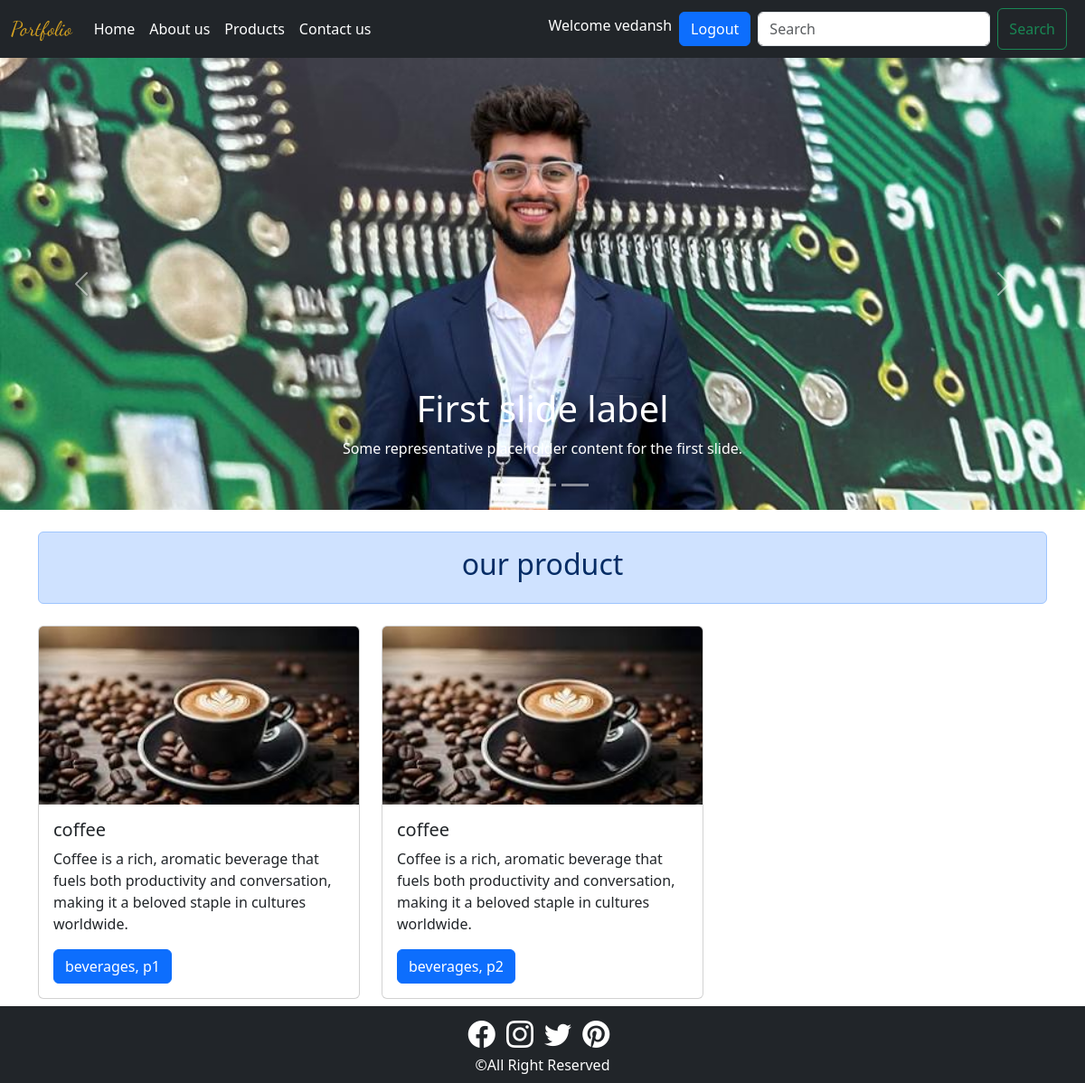
The app's page / (signed in) with its own data.
### test1/models.py (models this page shows)
class Product(models.Model):
    product_id= models.CharField(max_length=30,unique=True)
    product_name = models.CharField(max_length=30)
    product_description = models.CharField(max_length=400)
    product_category = models.CharField(max_length=100)
    product_img = models.ImageField(upload_to='image/')
    def __str__(self):
        return self.product_id

### test1/views.py (the view)
# urls.py: 2. Add a URL to urlpatterns:  path('', views.home, name='home')
def home(request):
    product_info=Product.objects.all()
    print(product_info)
    return render(request, 'test1/home.htm',{'product_info':product_info})

### test1/templates/test1/home.htm (shortened to what this page needs)
{% load static %}
<!DOCTYPE html>
<html lang="en">
<head>
    <link href="https://cdn.jsdelivr.net/npm/bootstrap@5.3.3/dist/css/bootstrap.min.css" rel="stylesheet">
</head>
<body>
    {% include 'test1/navbar.htm'%}
    <div id="carouselExampleCaptions" class="carousel slide" data-bs-ride="carosuel">
        <div class="carousel-indicators">
          <button type="button" data-bs-target="#carouselExampleCaptions" data-bs-slide-to="0" class="active" aria-current="true" aria-label="Slide 1"></button>
          <button type="button" data-bs-target="#carouselExampleCaptions" data-bs-slide-to="1" aria-label="Slide 2"></button>
          <button type="button" data-bs-target="#carouselExampleCaptions" data-bs-slide-to="2" aria-label="Slide 3"></button>
        </div>
        <div class="carousel-inner">
          <div class="carousel-item active" data-bs-interval="3000">
            <img src="{% static 'test1/image1.jpg' %}"class="d-block w-100" alt="image1" style="object-fit: cover; height: 500px;">
            <div class="carousel-caption ">
              <h1>First slide label</h1>
              <p>Some representative placeholder content for the first slide.</p>
            </div>
          </div>
        </div>
        <button class="carousel-control-prev" type="button" data-bs-target="#carouselExampleCaptions" data-bs-slide="prev">
          <span class="carousel-control-prev-icon" aria-hidden="true"></span>
        </button>
        <button class="carousel-control-next" type="button" data-bs-target="#carouselExampleCaptions" data-bs-slide="next">
          <span class="carousel-control-next-icon" aria-hidden="true"></span>
        </button>
      </div>
     <div class="container mt-4">
        <div class="alert alert-primary text-center">
            <h2>our product</h2>
        </div>
        <div class="row">
            {% for x in product_info %}
            <div class="col-lg-4 col-md-4 col-12">
                <div class="card mt-2" >
                    <img src="{{x.product_img.url}}" class="card-img-top img-fluid" alt="..." style="max-width:100%; max-height:280px;">
                    <div class="card-body">
                      <h5 class="card-title">{{x.product_name}}</h5>
                      <p class="card-text">{{x.product_description}}</p>
                      <a href="#" class="btn btn-primary">{{x.product_category}}, {{x.product_id}}</a>
                    </div>
                  </div>
            </div>
            {%endfor%}
        </div>
     </div>
    {% include 'test1/footer.htm'%}
</body>
</html>

### test1/templates/test1/navbar.htm (shortened to what this page needs)
<!DOCTYPE html>
<html lang="en">
<head>
    <link href="https://cdn.jsdelivr.net/npm/bootstrap@5.3.3/dist/css/bootstrap.min.css" rel="stylesheet">
</head>
<body>
    <nav class="navbar navbar-dark navbar-expand-lg bg-dark">
        <div class="container-fluid">
          <a class="navbar-brand" href="{% url 'home' %}" style="color:goldenrod; font-family:'Dancing Script'; font-size: 1.4rem;">Portfolio</a>
          <div class="collapse navbar-collapse" id="navbarSupportedContent">
            <ul class="navbar-nav me-auto mb-2 mb-lg-0">
              <li class="nav-item">
                <a class="nav-link active" aria-current="page" href="{% url 'home' %}" style="color: white;"">Home</a>
              </li>
              <li class="nav-item">
                <a class="nav-link" href="#" style="color:white">About us</a>
              </li>
              <li class="nav-item">
                <a class="nav-link" href="{% url 'products' %}" style="color:white">Products</a>
              </li>
              <li class="nav-item">
                <a class="nav-link" href="{% url 'contact' %}" style="color:white">Contact us</a>
              </li>
            </ul>
            {% if user.is_authenticated %}
            <p class="mt-2 px-2" style="color: white;">Welcome {{ user.username}}</p>
              <a class="btn btn-primary" href="{% url 'logoutuser' %}">Logout</a>
            {% endif %}
            <form class="d-flex px-2" role="search" method="post" action="{% url 'findproduct' %}">
              <input class="form-control me-2 my-1" type="search" placeholder="Search" aria-label="Search" name="prod_search">
              <button class="btn btn-outline-success" type="submit">Search</button>
            </form>
          </div>
        </div>
      </nav>
</body>
</html>

### records on screen
Product: product_img (picture), product_name "coffee", product_description "Coffee is a rich, aromatic beverage that fuels both productivity and conversation, making it a beloved staple in cultures worldwide.", product_category "beverages", product_id "p1"
Product: product_img (picture), product_name "coffee", product_description "Coffee is a rich, aromatic beverage that fuels both productivity and conversation, making it a beloved staple in cultures worldwide.", product_category "beverages", product_id "p2"

### other values on screen
{{ user.username }} "vedansh"
